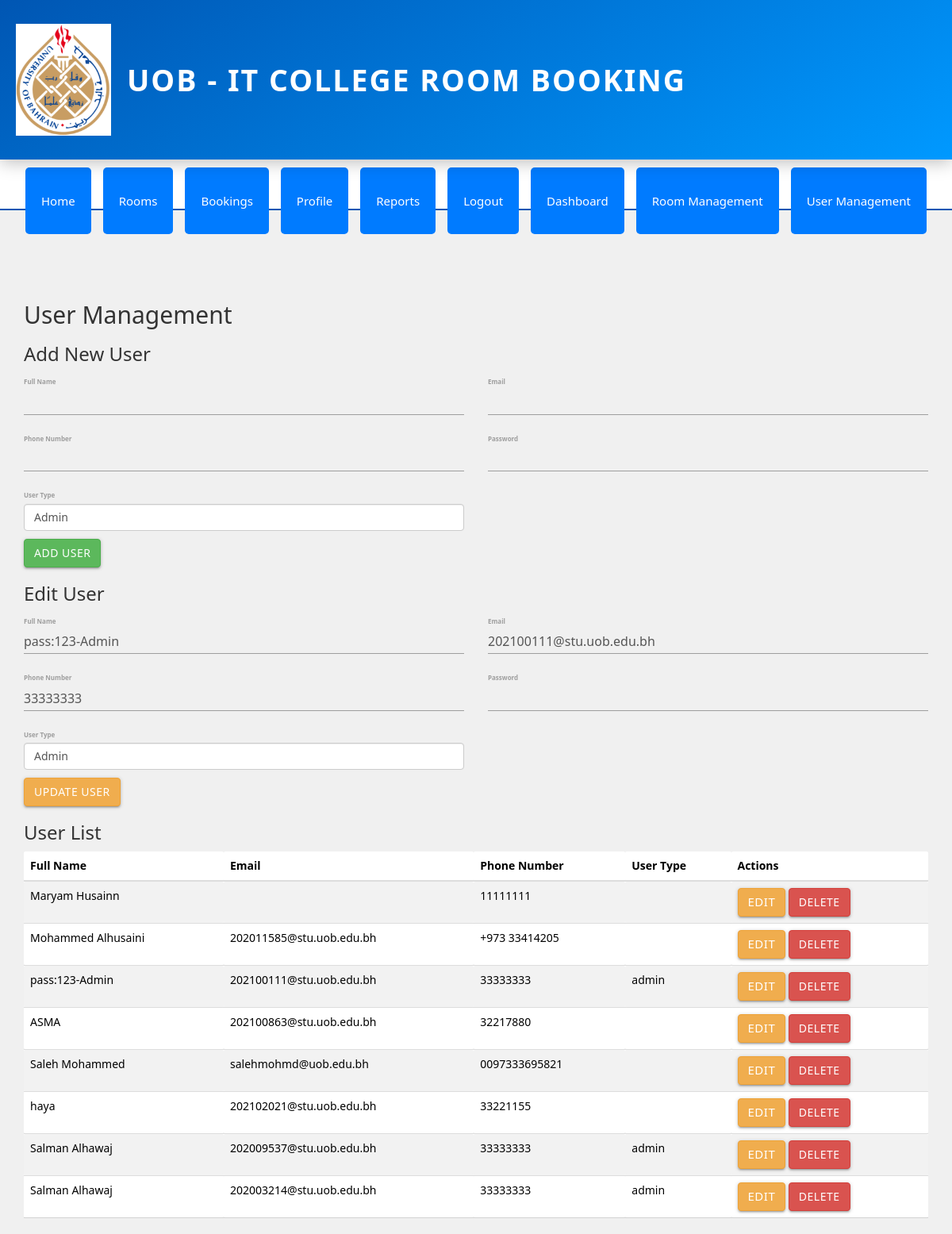
The app's page /user_management.php?edit_user_id=3 (signed in) with its own data.
### tables this page shows
CREATE TABLE `user` (
  `user_id` int(5) NOT NULL,
  `email` varchar(100) NOT NULL,
  `fullName` varchar(100) NOT NULL,
  `phoneNum` varchar(15) NOT NULL,
  `password` varchar(255) NOT NULL,
  `user_type` varchar(10) NOT NULL,
  `profile_picture` varchar(255) DEFAULT 'Unknown.png'
);

### user_management.php (the view, shortened to what this page needs)
<?php
include 'connection.php';
$stmt = $pdo->query("SELECT * FROM user");
$users = $stmt->fetchAll(PDO::FETCH_ASSOC);
$userToEdit = null;
if (isset($_GET['edit_user_id'])) {
    $userId = $_GET['edit_user_id'];
    $stmt = $pdo->prepare("SELECT * FROM user WHERE user_id = ?");
    $stmt->execute([$userId]);
    $userToEdit = $stmt->fetch(PDO::FETCH_ASSOC);
}
?>
<!DOCTYPE html>
<html lang="en">
<head>
    <link rel="stylesheet" href="https://cdnjs.cloudflare.com/ajax/libs/materialize/1.0.0/css/materialize.min.css">
    <link rel="stylesheet" href="https://cdn.jsdelivr.net/npm/bootstrap@5.3.3/dist/css/bootstrap.min.css">
</head>
<body>
    <?php include("header.php"); ?>
    <div class="container mt-4">
        <h2>User Management</h2>
        <h3>Add New User</h3>
                <form method="POST" action="user_management.php">
            <div class="row mb-3">
                <div class="col-md-6">
                    <label for="full_name" class="form-label">Full Name</label>
                    <input type="text" id="full_name" name="full_name" class="form-control" value="<?= isset($_POST['full_name']) ? htmlspecialchars($_POST['full_name']) : '' ?>" required>
                </div>
                <div class="col-md-6">
                    <label for="email" class="form-label">Email</label>
                    <input type="email" id="email" name="email" class="form-control" value="<?= isset($_POST['email']) ? htmlspecialchars($_POST['email']) : '' ?>" required>
                </div>
            </div>
            <div class="row mb-3">
                <div class="col-md-6">
                    <label for="phoneNum" class="form-label">Phone Number</label>
                    <input type="text" id="phoneNum" name="phoneNum" class="form-control" value="<?= isset($_POST['phoneNum']) ? htmlspecialchars($_POST['phoneNum']) : '' ?>" required>
                </div>
                <div class="col-md-6">
                    <label for="password" class="form-label">Password</label>
                    <input type="password" id="password" name="password" class="form-control" required>
                </div>
            </div>
            <div class="row mb-3">
                <div class="col-md-6">
                    <label for="user_type" class="form-label">User Type</label>
                    <select id="user_type" name="user_type" class="form-control" required>
                        <option value="admin" <?= isset($_POST['user_type']) && $_POST['user_type'] === 'admin' ? 'selected' : '' ?>>Admin</option>
                    </select>
                </div>
            </div>
            <button type="submit" class="btn btn-success">Add User</button>
        </form>
        <?php if ($userToEdit): ?>
            <h3>Edit User</h3>
            <form method="POST" action="user_management.php">
            <div class="row mb-3">
                <div class="col-md-6">
                    <label for="full_name" class="form-label">Full Name</label>
                    <input type="text" id="full_name" name="full_name" class="form-control" value="<?= isset($_POST['full_name']) ? htmlspecialchars($_POST['full_name']) : htmlspecialchars($userToEdit['fullName']) ?>" required>
                </div>
                <div class="col-md-6">
                    <label for="email" class="form-label">Email</label>
                    <input type="email" id="email" name="email" class="form-control" value="<?= isset($_POST['email']) ? htmlspecialchars($_POST['email']) : htmlspecialchars($userToEdit['email']) ?>" required>
                </div>
            </div>
            <div class="row mb-3">
                <div class="col-md-6">
                    <label for="phoneNum" class="form-label">Phone Number</label>
                    <input type="text" id="phoneNum" name="phoneNum" class="form-control" value="<?= isset($_POST['phoneNum']) ? htmlspecialchars($_POST['phoneNum']) : htmlspecialchars($userToEdit['phoneNum']) ?>" required>
                </div>
                <div class="col-md-6">
                    <label for="password" class="form-label">Password</label>
                    <input type="password" id="password" name="password" class="form-control">
                </div>
            </div>
            <div class="row mb-3">
                <div class="col-md-6">
                    <label for="user_type" class="form-label">User Type</label>
                    <select id="user_type" name="user_type" class="form-control" required>
                        <option value="admin" <?= isset($_POST['user_type']) && $_POST['user_type'] === 'admin' ? 'selected' : ($userToEdit['user_type'] === 'admin' ? 'selected' : '') ?>>Admin</option>
                    </select>
                </div>
            </div>
            <button type="submit" class="btn btn-warning">Update User</button>
        </form>
        <?php endif; ?>
        <h3>User List</h3>
        <table class="table table-striped">
            <thead>
                <tr>
                    <th>Full Name</th>
                    <th>Email</th>
                    <th>Phone Number</th>
                    <th>User Type</th>
                    <th>Actions</th>
                </tr>
            </thead>
            <tbody>
                <?php foreach ($users as $user): ?>
                    <tr>
                        <td><?= htmlspecialchars($user['fullName']) ?></td>
                        <td><?= htmlspecialchars($user['email']) ?></td>
                        <td><?= htmlspecialchars($user['phoneNum']) ?></td>
                        <td><?= htmlspecialchars($user['user_type']) ?></td>
                        <td>
                            <a href="?edit_user_id=<?= $user['user_id'] ?>" class="btn btn-warning">Edit</a>
                            <form method="POST" action="user_management.php" style="display:inline;">
                                <button type="submit" class="btn btn-danger">Delete</button>
                            </form>
                        </td>
                    </tr>
                <?php endforeach; ?>
            </tbody>
        </table>
    </div>
</body>
</html>

### user_management.php (style rules this page uses)
a { font-size: 15px !important; }

### header.php (style rules this page uses)
body { background-color: #f0f0f0; margin: 0; font-family: 'Segoe UI', Tahoma, Geneva, Verdana, sans-serif; }

### records on screen
user: full_name "pass:123-Admin", email "202100111@stu.uob.edu.bh", phoneNum "33333333", user_type "Admin", fullName "pass:123-Admin", user_type "admin"
user: fullName "Maryam Husainn", phoneNum "11111111"
user: fullName "Mohammed Alhusaini", email "202011585@stu.uob.edu.bh", phoneNum "+973 33414205"
user: fullName "ASMA", email "202100863@stu.uob.edu.bh", phoneNum "32217880"
user: fullName "Saleh Mohammed", email "salehmohmd@uob.edu.bh", phoneNum "0097333695821"
user: fullName "haya", email "202102021@stu.uob.edu.bh", phoneNum "33221155"
user: fullName "Salman Alhawaj", email "202009537@stu.uob.edu.bh", phoneNum "33333333", user_type "admin"
user: fullName "Salman Alhawaj", email "202003214@stu.uob.edu.bh", phoneNum "33333333", user_type "admin"
